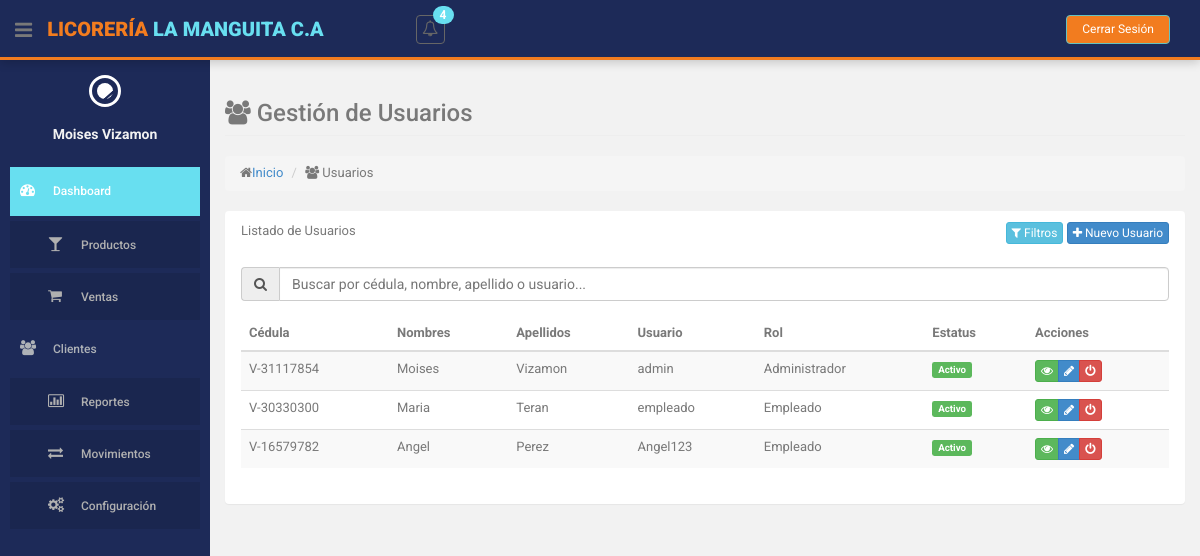
The page /index.php?action=usuarios (signed in) on the database as committed earlier.
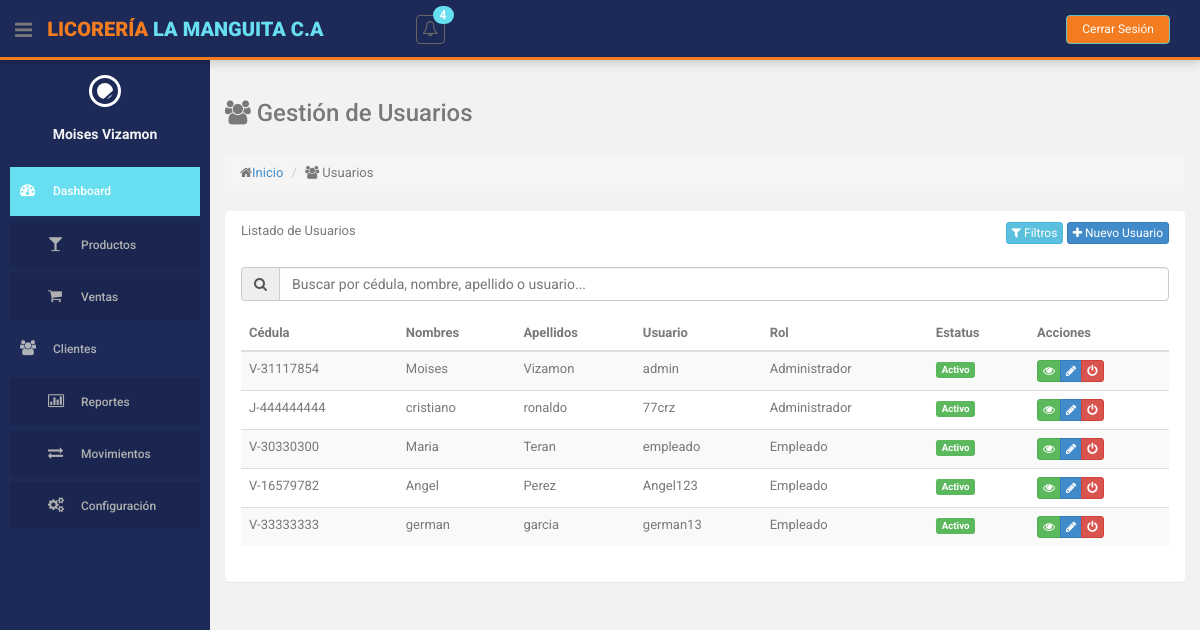
The same page on the database as committed later.
### tables this page shows
CREATE TABLE `usuarios` (
  `id` int(10) NOT NULL,
  `cedula` varchar(12) NOT NULL,
  `id_simbolo_cedula` int(11) DEFAULT 1,
  `nombres` varchar(255) NOT NULL,
  `apellidos` varchar(255) NOT NULL,
  `telefono` varchar(15) NOT NULL,
  `direccion` varchar(255) DEFAULT 'Sin especificar',
  `user` varchar(255) NOT NULL,
  `password` varchar(255) NOT NULL,
  `id_rol` int(11) NOT NULL,
  `id_estatus` int(11) NOT NULL,
  `ultimo_inicio_sesion` datetime DEFAULT NULL
);

CREATE TABLE `simbolos_cedula` (
  `id` int(11) NOT NULL,
  `nombre` varchar(2) NOT NULL COMMENT 'Símbolo (V, E, G, J)'
);

CREATE TABLE `roles` (
  `id` int(11) NOT NULL,
  `nombre` varchar(50) NOT NULL
);

CREATE TABLE `estatus` (
  `id` int(11) NOT NULL,
  `nombre` varchar(50) NOT NULL
);

### controllers/UsuarioController.php (called while the page is built, shortened)
<?php
class UsuarioController
{
    private $model;
    public function __construct()
    {
        require_once ROOT_PATH . 'models/UsuarioModel.php';
        $this->model = new UsuarioModel();
    }
    public function index()
    {
        $usuarios = $this->model->obtenerTodosUsuarios();
        $roles = $this->model->obtenerRoles();
        $this->loadView('usuarios/index', [
            'usuarios' => $usuarios,
            'roles' => $roles
        ]);
    }
    private function loadView($view, $data = [])
    {
        extract($data);
        require ROOT_PATH . 'views/layouts/header.php';
        require ROOT_PATH . 'views/' . $view . '.php';
        require ROOT_PATH . 'views/layouts/footer.php';
    }
}

### models/UsuarioModel.php (called while the page is built, shortened)
<?php
class UsuarioModel
{
    private $db;
    public function __construct()
    {
        require_once ROOT_PATH . 'config/database.php';
        $database = new Database();
        $this->db = $database->getConnection();
    }
    public function obtenerTodosUsuarios()
    {
        $query = "SELECT u.*, r.nombre as rol, e.nombre as estatus, sc.nombre as nombre_simbolo
              FROM usuarios u
              JOIN roles r ON u.id_rol = r.id
              JOIN estatus e ON u.id_estatus = e.id
              JOIN simbolos_cedula sc ON u.id_simbolo_cedula = sc.id";
        $stmt = $this->db->prepare($query);
        $stmt->execute();
        return $stmt->fetchAll(PDO::FETCH_ASSOC);
    }
}

### config/database.php (called while the page is built, shortened)
<?php
class Database {
    private $host = 'localhost';
    private $db_name = 'licoreria';
    private $username = 'root';
    private $password = '';
    public function getConnection() {
        $this->conn = null;
        try {
            $this->conn = new PDO(
                "mysql:host=" . $this->host . ";dbname=" . $this->db_name,
                $this->username,
                $this->password
            );
            $this->conn->exec("set names utf8");
            $this->conn->setAttribute(PDO::ATTR_ERRMODE, PDO::ERRMODE_EXCEPTION);
        } catch(PDOException $exception) {
            echo "Error de conexión: " . $exception->getMessage();
        }
        return $this->conn;
    }
}
?>

### views/usuarios/index.php (the view, shortened to what the changed rows need)
<section id="main-content">
    <section class="wrapper">
        <div class="row">
            <div class="col-lg-12">
                <section class="panel">
                    <div class="panel-body">
                        <table id="tablaUsuarios" class="table table-striped table-advance table-hover">
                            <thead>
                                <tr>
                                    <th>Cédula</th>
                                    <th>Nombres</th>
                                    <th>Apellidos</th>
                                    <th>Usuario</th>
                                    <th>Rol</th>
                                    <th>Estatus</th>
                                    <th>Acciones</th>
                                </tr>
                            </thead>
                            <tbody>
                                <?php foreach ($usuarios as $usuario): ?>
                                    <tr>
                                        <td><?= $usuario['nombre_simbolo'] ?>-<?= $usuario['cedula']; ?></td>
                                        <td><?= $usuario['nombres']; ?></td>
                                        <td><?= $usuario['apellidos']; ?></td>
                                        <td><?= $usuario['user']; ?></td>
                                        <td><?= $usuario['rol']; ?></td>
                                        <td>
                                            <span class="label label-<?= $usuario['estatus'] == 'Activo' ? 'success' : 'danger'; ?>">
                                                <?= $usuario['estatus']; ?>
                                            </span>
                                        </td>
                                        <td>
                                            <div class="btn-group">
                                                <a href="<?= BASE_URL ?>index.php?action=usuarios&method=mostrar&id=<?= $usuario['id']; ?>"
                                                    class="btn btn-success btn-xs" title="Ver">
                                                    <i class="fa fa-eye"></i>
                                                </a>
                                                <a href="<?= BASE_URL ?>index.php?action=usuarios&method=editar&id=<?= $usuario['id']; ?>"
                                                    class="btn btn-primary btn-xs" title="Editar">
                                                    <i class="fa fa-pencil"></i>
                                                </a>
                                                <button onclick="cambiarEstado(<?= $usuario['id']; ?>, '<?= $usuario['estatus']; ?>')"
                                                    class="btn btn-<?= $usuario['id_estatus'] == 1 ? 'danger' : 'success'; ?> btn-xs"
                                                    title="<?= $usuario['id_estatus'] == 1 ? 'Desactivar' : 'Activar'; ?>">
                                                    <i class="fa fa-power-off"></i>
                                                </button>
                                            </div>
                                        </td>
                                    </tr>
                                <?php endforeach; ?>
                            </tbody>
                        </table>
                    </div>
                </section>
            </div>
        </div>
    </section>
</section>

Rows that differ between the two databases and show on the page:
added usuarios: id_simbolo_cedula.nombre "J", cedula "444444444", nombres "cristiano", apellidos "ronaldo", user "77crz", id_rol.nombre "Administrador", id_estatus.nombre "Activo"
added usuarios: id_simbolo_cedula.nombre "V", cedula "33333333", nombres "german", apellidos "garcia", user "german13", id_rol.nombre "Empleado", id_estatus.nombre "Activo"
